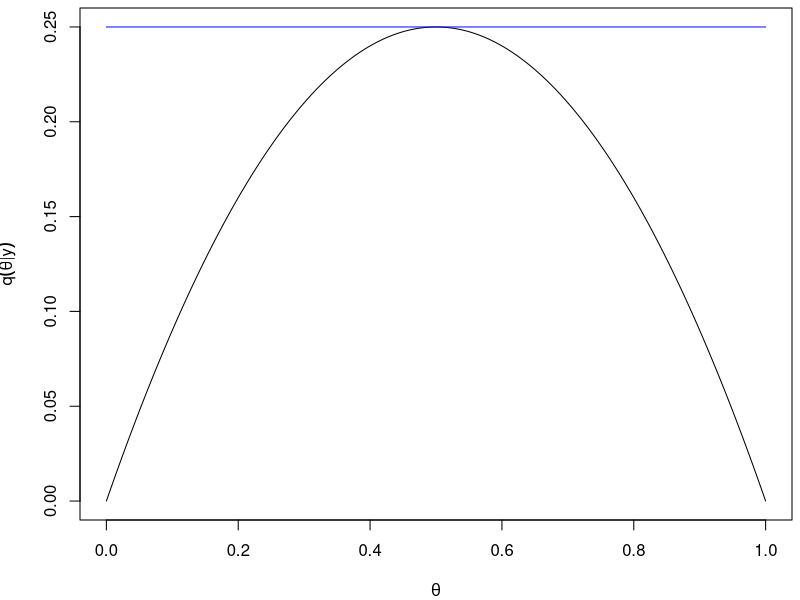
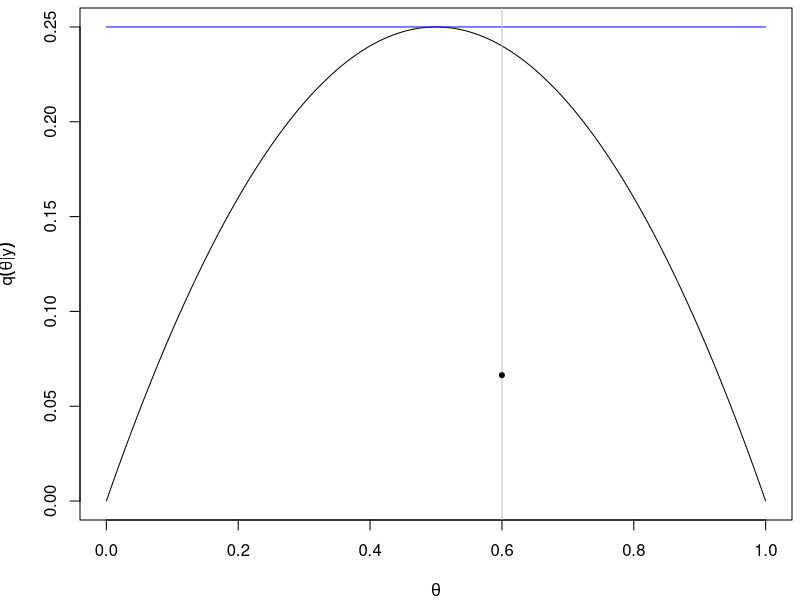
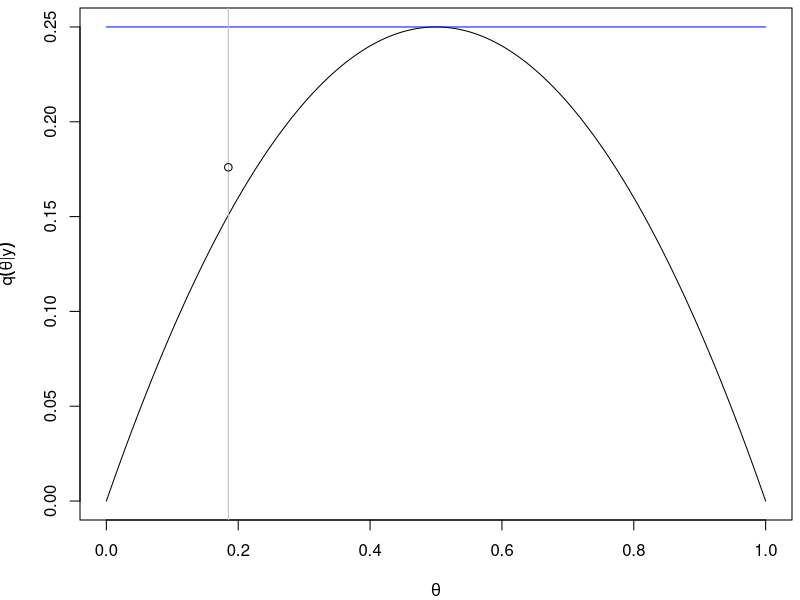
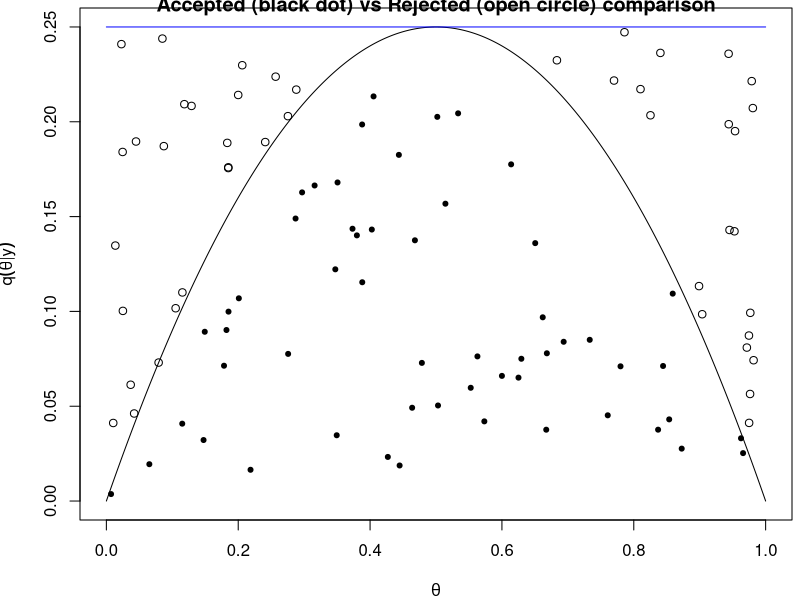
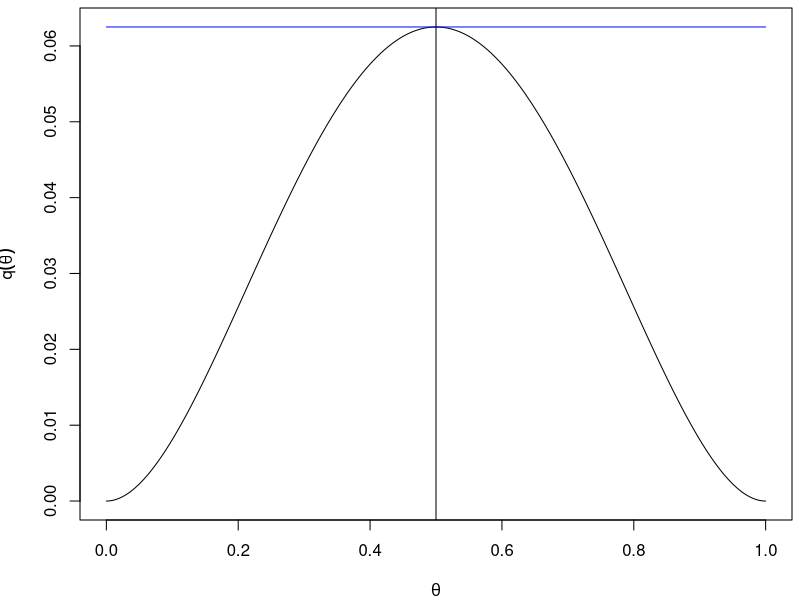
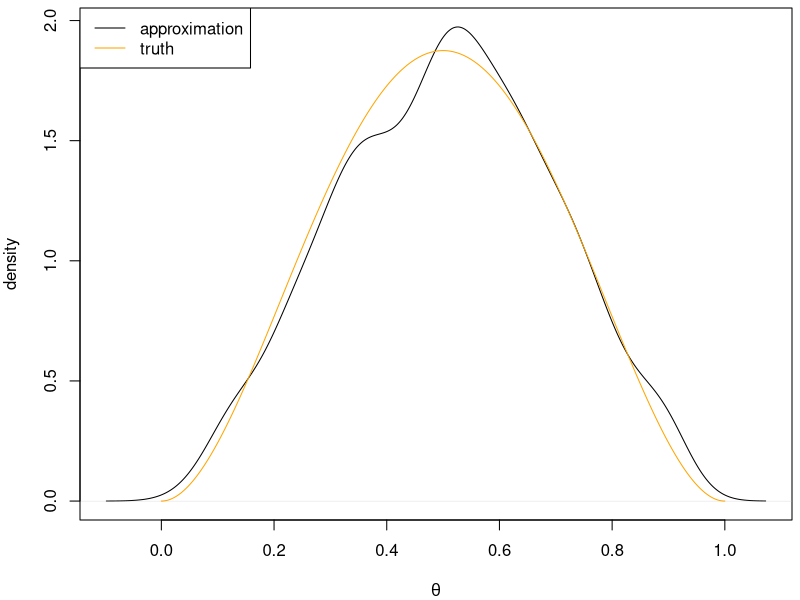
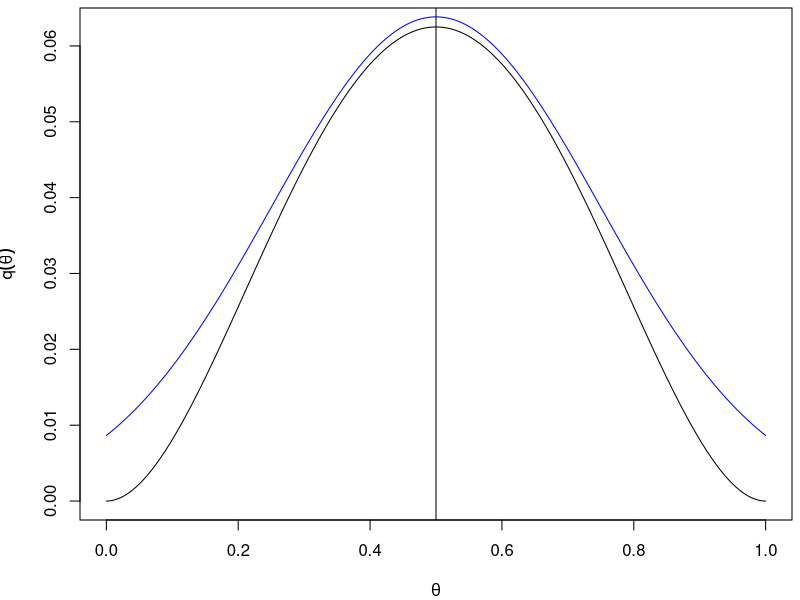
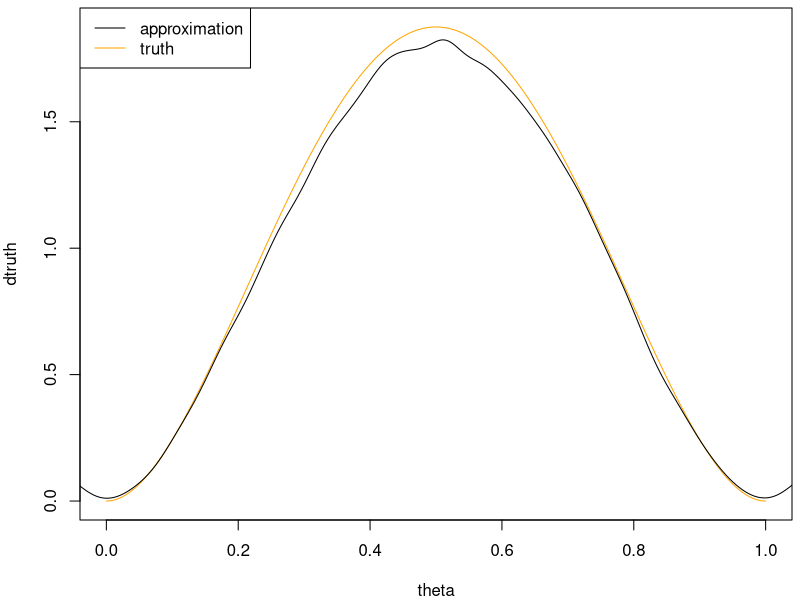

Source code (R) for these figures, in order:
## ---- chunk 1
qtarget = function(theta) {
  theta * (1 - theta)
}
## ---- chunk 2
# define bounding function
gM = function(theta) {
  rep(.25, length(theta))
}
## ---- chunk 3
theta = seq(0, 1, len = 1000)
par(mar = c(4, 4, 0.4, 0.4))
plot(theta, qtarget(theta), type = "l", xlab = expression(theta),
     ylab = expression(q(theta*"|"*y)))
lines(theta, gM(theta), col = "blue")
## ---- chunk 4
#| echo: false
set.seed(1)
thetastar1 = 0.6
u1 = runif(1, 0, gM(thetastar1))
accept1 = (u1 <= qtarget(thetastar1))

# plot q and bounding function
theta = seq(0, 1, len = 1000)
plot(theta, qtarget(theta), type = "l", xlab = expression(theta),
     ylab = expression(q(theta*"|"*y)))
lines(theta, gM(theta), col = "blue")
abline(v = thetastar1, col = "grey")
points(thetastar1, u1, pch = ifelse(accept1, 20, 1))
## ---- chunk 5
#| echo: false
set.seed(2)
thetastar2 = 0.185
# u2 = runif(1, 0, gM(thetastar2))
u2 = 0.176
accept2 = (u2 <= qtarget(thetastar2))

# plot q and bounding function
theta = seq(0, 1, len = 1000)
plot(theta, qtarget(theta), type = "l", xlab = expression(theta),
     ylab = expression(q(theta*"|"*y)))
lines(theta, gM(theta), col = "blue")
abline(v = thetastar2, col = "grey")
points(thetastar2, u2, pch = ifelse(accept2, 20, 1))
## ---- chunk 6
# plot target density and bounding function
theta = seq(0, 1, len = 1000)
plot(theta, qtarget(theta), type = "l", xlab = expression(theta),
     ylab = expression(q(theta*"|"*y)))
lines(theta, gM(theta), col = "blue")
# plot some earlier results
thetastar1 = 0.6
thetastar2 = 0.185
u1 = 0.066
u2 = 0.176
points(thetastar1, u1, pch = ifelse(accept1, 20, 1))
points(thetastar2, u2, pch = ifelse(accept2, 20, 1))
for(i in 1:98) {
  thetastar = runif(1)
  u = runif(1, 0, gM(thetastar))
  accept = (u <= qtarget(thetastar))
  points(thetastar, u, pch = ifelse(accept, 20, 1))
}
title("Accepted (black dot) vs Rejected (open circle) comparison")
## ---- chunk 7
qtarget = function(theta) {
	theta^2*(1 - theta)^2
}
## ---- chunk 8
gM = function(theta) {
	rep(.0625, length(theta))
}
## ---- chunk 9
theta = seq(0, 1, len = 1000)
plot(theta, qtarget(theta), type = "l", xlab = expression(theta),
     ylab = expression(q(theta)))
lines(theta, gM(theta), col = "blue")
abline(v = 1/2)
## ---- chunk 10
B = 1000 # number of samples to keep
mytheta = numeric(B) # vector to store kept samples

i = 0 # the samples accepted
while (i < B) {
  x = runif(1) # sample from g distribution

  # accept x with probability q(x)/gM(x)
	if (runif(1) <= qtarget(x)/gM(x)) {
		i = i + 1
		mytheta[i] = x
	}
}
## ---- chunk 11
dmytheta = density(mytheta)
dtruth = dbeta(theta, 3, 3)

plot(dmytheta, xlab = expression(theta), ylab = "density", main = "")
lines(theta, dtruth, col = "orange")
legend("topleft", legend = c("approximation", "truth"),
       col = c("black", "orange"), lwd = c(1, 1))
## ---- chunk 12
gM = function(theta) {
	0.04 * dnorm(theta, mean = 0.5, sd = 0.25)
}
## ---- chunk 13
theta = seq(0, 1, len = 1000)
plot(theta, qtarget(theta), type = "l", xlab = expression(theta),
     ylab = expression(q(theta)))
lines(theta, gM(theta), col = "blue")
abline(v = 1/2)
## ---- chunk 14
B = 100000
mytheta = numeric(B)

i = 0 # the samples accepted
while (i < B) {
  x = rnorm(1, mean = 0.5, sd = 0.25) # sample from g distribution

  # accept x with probability q(x)/gM(x)
	if (runif(1) <= qtarget(x)/gM(x)) {
		i = i + 1
		mytheta[i] = x
	}
}
## ---- chunk 15
dmytheta = density(mytheta)
dtruth = dbeta(theta, 3, 3)

plot(theta, dtruth, col = "orange", type = "l")
lines(dmytheta)
legend("topleft", legend = c("approximation", "truth"),
       col = c("black", "orange"), lwd = c(1, 1))
## ---- chunk 16
qtarget = function(theta) {
	exp(-theta^2/2)
}
## ---- chunk 17
gM = function(theta) {
	dexp(theta)*exp(1/2)
}
## ---- chunk 18

theta = seq(0, 5, len = 1000)
plot(theta, qtarget(theta), ylim = c(0, qtarget(0.001)),
     type = "l",
     ylab = "qtarget", xlab = expression(theta))
lines(theta, gM(theta), type = "l", col = "blue")
legend("topright", legend = c("qtarget", "gM"),
       lty = 1, col = c("black", "blue"))
## ---- chunk 19
B = 10000 # number of retained samples desired
mytheta = numeric(B) # vector to store samples
i = 0 # number of retained samples
while (i < B) {
	x = rexp(1) # draw a value from proposal distribution
	# accept the value with probability based on the importance
	# ratio
	if (runif(1) <= qtarget(x)/gM(x)) {
		i = i + 1 # increment i if sample retained
		mytheta[i] = x # store sample
	}
}
## ---- chunk 20
#The true density
dens = function(theta) {
	sqrt(2/pi)*exp(-theta^2/2)
}

dmytheta = density(mytheta, from = 0, to = 5, cut = 0)
plot(dmytheta, xlab = "theta", ylab = "density", main = "")
lines(theta, dens(theta), col = "blue")
legend("topright", legend = c("approximation", "truth"),
	lwd = c(1, 1), col = c("black", "blue"))
## ---- chunk 21
# plot with a probability histogram instead to get a better comparison
hist(mytheta, freq = FALSE, breaks = 100)
lines(theta, dens(theta), col = "blue")
legend("topright", legend = c("approximation", "truth"),
	lwd = c(1, 1), col = c("black", "blue"))
## ---- chunk 22
gM = function(theta) {
	2.4 * dchisq(theta, df = 2)
}
## ---- chunk 23
theta = seq(0, 5, len = 1000)
plot(theta, gM(theta), type = "l", col = "blue",
     xlab = expression(theta), ylab = "", ylim = c(0, 1.25))
lines(theta, qtarget(theta))
legend("topright", legend = c("q", "gM"), lty = 1,
       col = c("black", "blue"))
## ---- chunk 24
B = 10000
mytheta = numeric(B)
i = 0
while (i < B) {
	x = rchisq(1, df = 2)
	if (runif(1) <= qtarget(x)/gM(x)) {
		i = i + 1
		mytheta[i] = x
	}
}
## ---- chunk 25
hist(mytheta, freq = FALSE, breaks = 100)
lines(theta, dens(theta), col = "blue")
legend("topright", legend = c("approximation", "truth"),
       lwd = c(1, 1), col = c("black", "blue"))
